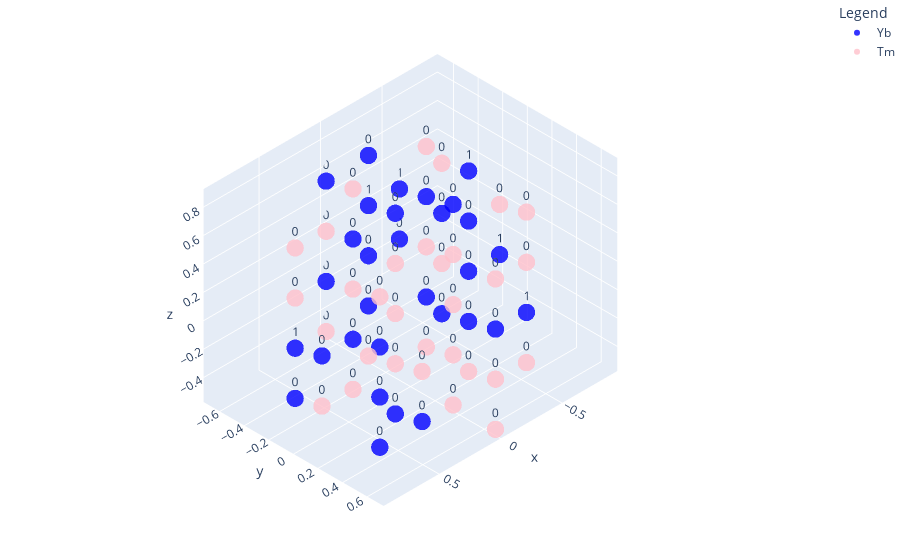

Notebook cell for this chart:
### Code cell
simulator = Simulator(lattice)
simulator.show_state()
